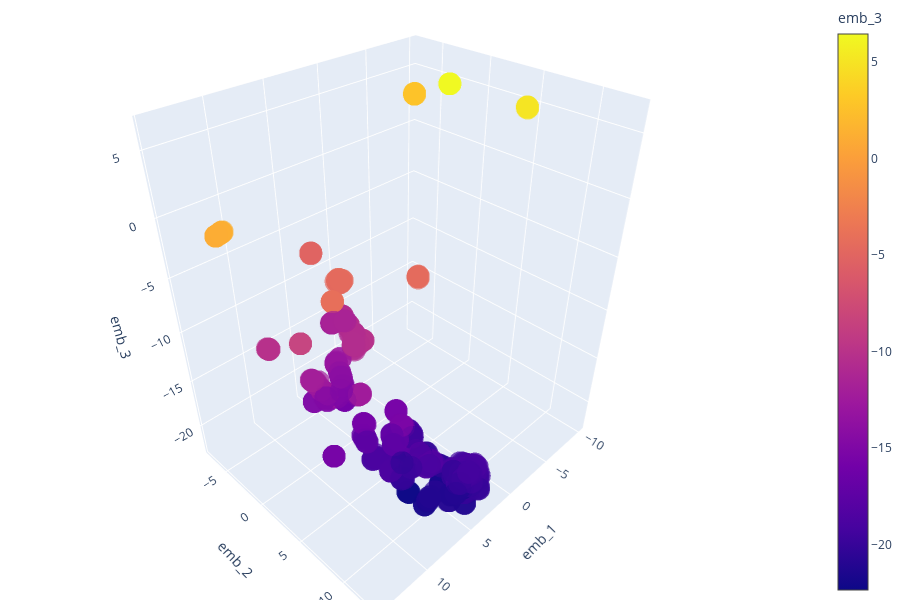

Notebook code cell kept with this figure:
### Code cell
import plotly.express as px
#iris = px.data.iris()
fig = px.scatter_3d(umap_df, x='emb_1', y='emb_2', z='emb_3',
              color='emb_3', size_max=20,
            opacity=0.7)

fig.update_layout(margin=dict(l=0, r=0, b=0, t=0))
fig.show()

### Figure 1 — Plotly figure (JSON) as saved in the notebook; plotly's stock layout.template omitted (floating-point values rounded to 4 significant figures; data arrays with more than 128 entries replaced by an {"elided": "..."} marker saying what was removed)
{"data": [{"hoverlabel": {"namelength": 0}, "hovertemplate": "emb_1=%{x}<br>emb_2=%{y}<br>emb_3=%{marker.color}", "legendgroup": "", "marker": {"color": {"elided": "641 float values"}, "coloraxis": "coloraxis", "opacity": 0.7, "symbol": "circle"}, "mode": "markers", "name": "", "scene": "scene", "showlegend": false, "type": "scatter3d", "x": {"elided": "641 float values"}, "y": {"elided": "641 float values"}, "z": {"elided": "641 float values"}}], "layout": {"coloraxis": {"colorbar": {"title": {"text": "emb_3"}}, "colorscale": [[0, "#0d0887"], [0.1111, "#46039f"], [0.2222, "#7201a8"], [0.3333, "#9c179e"], [0.4444, "#bd3786"], [0.5556, "#d8576b"], [0.6667, "#ed7953"], [0.7778, "#fb9f3a"], [0.8889, "#fdca26"], [1, "#f0f921"]]}, "height": 600, "legend": {"tracegroupgap": 0}, "margin": {"b": 0, "l": 0, "r": 0, "t": 0}, "scene": {"domain": {"x": [0, 0.98], "y": [0, 1]}, "xaxis": {"title": {"text": "emb_1"}}, "yaxis": {"title": {"text": "emb_2"}}, "zaxis": {"title": {"text": "emb_3"}}}}}
